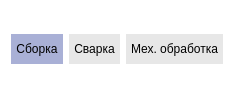
    <widget class="QGroupBox" name="groupBox">
     <property name="styleSheet">
      <string notr="true">border: none;
background: transparent;</string>
     </property>
     <property name="title">
      <string/>
     </property>
     <property name="checkable">
      <bool>false</bool>
     </property>
     <layout class="QGridLayout" name="gridLayout">
      <item row="0" column="3">
       <widget class="QPushButton" name="btn_meh">
        <property name="styleSheet">
         <string notr="true">QPushButton {
	border: none;
	background: rgba(154, 154, 154, 60);
	padding: 5 5 5 5;
	height: 20px;
	border-radius:  0;
}

QPushButton:hover {
	background: rgba(11, 31, 139,30);
	border-bottom: 1px solid rgba(255, 255, 255, 20);
	
}

QPushButton:checked {
	background: rgba(11, 31, 139,90);
	border-bottom: 1px solid white;
	
}
</string>
        </property>
        <property name="text">
         <string>Мех. обработка</string>
        </property>
        <property name="checkable">
         <bool>true</bool>
        </property>
        <property name="autoExclusive">
         <bool>true</bool>
        </property>
       </widget>
      </item>
      <item row="0" column="1">
       <widget class="QPushButton" name="btn_svarka">
        <property name="styleSheet">
         <string notr="true">QPushButton {
	border: none;
	background: rgba(154, 154, 154, 60);
	padding: 5 5 5 5;
	height: 20px;
	border-radius:  0;
}

QPushButton:hover {
	background: rgba(11, 31, 139,30);
	border-bottom: 1px solid rgba(255, 255, 255, 20);
	
}

QPushButton:checked {
	background: rgba(11, 31, 139,90);
	border-bottom: 1px solid white;
	
}
</string>
        </property>
        <property name="text">
         <string>Сварка</string>
        </property>
        <property name="checkable">
         <bool>true</bool>
        </property>
        <property name="autoExclusive">
         <bool>true</bool>
        </property>
       </widget>
      </item>
      <item row="0" column="0">
       <widget class="QPushButton" name="btn_sborka">
        <property name="styleSheet">
         <string notr="true">QPushButton {
	border: none;
	background: rgba(154, 154, 154, 60);
	padding: 5 5 5 5;
	height: 20px;
	border-radius:  0;
}

QPushButton:hover {
	background: rgba(11, 31, 139,30);
	border-bottom: 1px solid rgba(255, 255, 255, 20);
	
}

QPushButton:checked {
	background: rgba(11, 31, 139,90);
	border-bottom: 1px solid white;
	
}
</string>
        </property>
        <property name="text">
         <string>Сборка</string>
        </property>
        <property name="checkable">
         <bool>true</bool>
        </property>
        <property name="checked">
         <bool>true</bool>
        </property>
        <property name="autoExclusive">
         <bool>true</bool>
        </property>
       </widget>
      </item>
     </layout>
    </widget>
